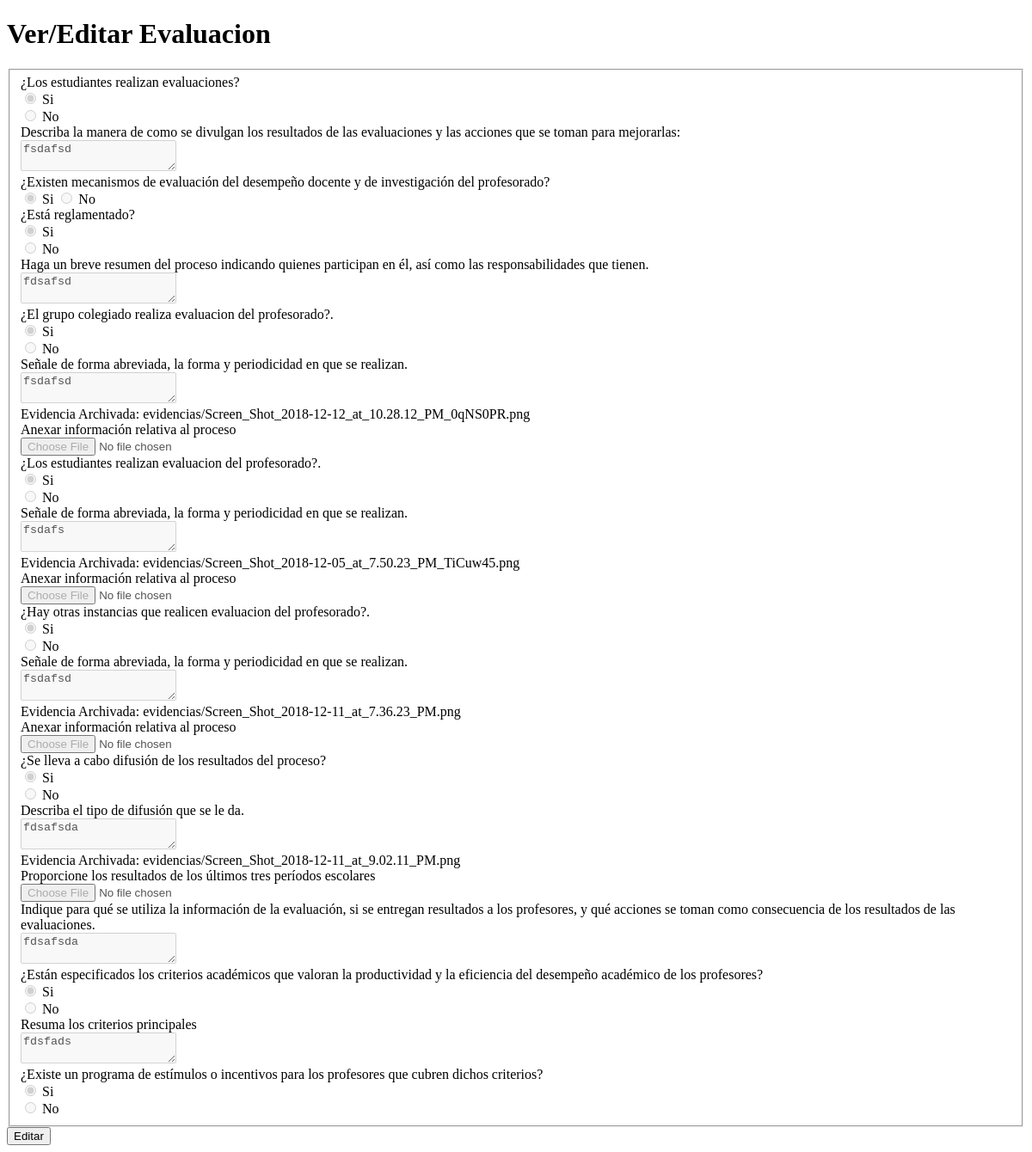
Page /evaluacion/VerEditar on the earlier database version.
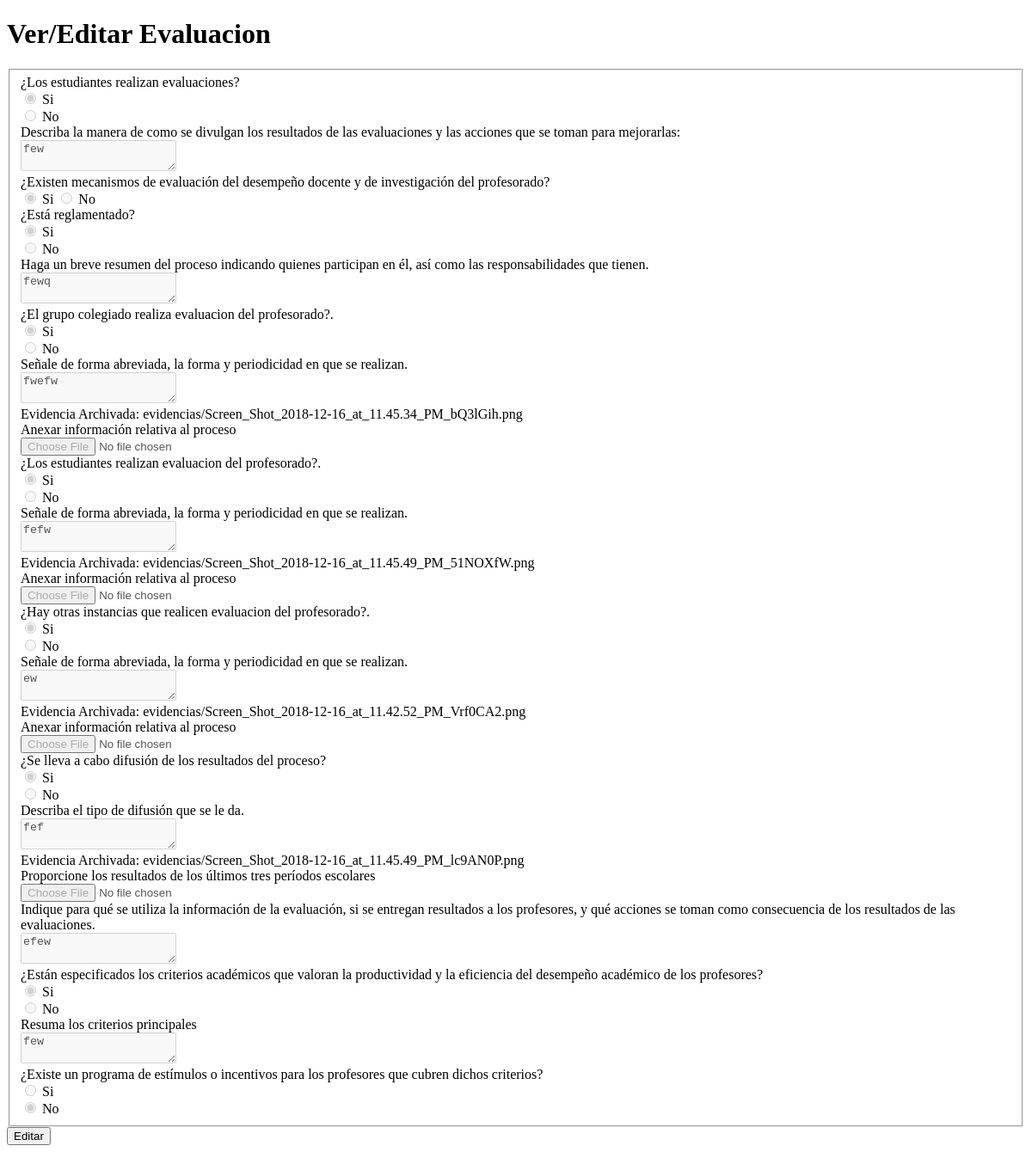
Same page on the later database version.
### gestion_evaluacion/models.py (models this page shows)
class Evaluacion(models.Model):
    Hay_evaluacion_estudiantes = models.BooleanField(default=False)
    Descripcion_evaluacion_estudiantes = models.TextField(default="", blank=True, null=True)
    Hay_mecanismos_evaluacion = models.BooleanField(default=False)
    Esta_reglamentado_mecanismos = models.BooleanField(default=False)
    Descripcion_mecanismos = models.TextField(default="", blank=True, null=True)
    Grupo_colegiado = models.BooleanField(default=False)
    Descripcion_gruposColegiados = models.TextField(default="", blank=True, null=True)
    Evidencia_grupoColegiados = models.FileField(upload_to="evidencias/", null=True, blank=True)
    Estudiantes = models.BooleanField(default=False)
    Descripcion_estudiantes = models.TextField(default="", blank=True, null=True)
    Evidencia_estudiante = models.FileField(upload_to="evidencias/", null=True, blank=True)
    Otras_instancias = models.BooleanField(default=False)
    Descripcion_instancias = models.TextField(default="", blank=True, null=True)
    Evidencia_instancias = models.FileField(upload_to="evidencias/", null=True, blank=True)
    Hay_difusion = models.BooleanField(default=False)
    Tipo_difusion = models.TextField(default="", blank=True, null=True)
    Resultados_periodos = models.FileField(upload_to="evidencias/", null=True, blank=True)
    Descripcion_entrega = models.TextField(default="", blank=True, null=True)
    Hay_criterios = models.BooleanField(default=False)
    Criterios_principales = models.TextField(default="", blank=True, null=True)
    Hay_programa_estimulos = models.BooleanField(default=False)
    DescripcionDifusion = models.TextField(default="", blank=True, null=True)

### gestion_evaluacion/views.py (the view, shortened to what this page needs)
# urls.py: path('VerEditar', EvaluacionViewUpdate.as_view(), name='VerEditar'),
class EvaluacionViewUpdate(TemplateView):
    template_name = 'evaluacion/EvaluacionVerEditar.html'
    def get(self, request, **kwargs):
        form = EvaluacionForm(request.POST)
        evaluacion = Evaluacion.objects.all().first()
        return render(request, self.template_name, {'form': form, 'evaluacion':evaluacion})

### gestion_evaluacion/forms.py
class EvaluacionForm(forms.ModelForm):
    class Meta:
        model = Evaluacion
        exclude = ['Evaluacion_id']

### gestion_evaluacion/templates/evaluacion/EvaluacionVerEditar.html (shortened to what the changed rows need)
<!DOCTYPE html>
<html lang="en">
<head>
</head>
<body>
    <h1>Ver/Editar Evaluacion</h1>
    <form action="Agregar" method="post" id ="evaluacion" enctype="multipart/form-data">
        <fieldset disabled id="fieldsetForm">
            <label>¿Los estudiantes realizan evaluaciones?</label><br>
            {% if evaluacion.Hay_evaluacion_estudiantes %}
                <input type="radio" name="{{form.Hay_evaluacion_estudiantes.name}}" value="true" required="true" checked="true"> Si<br>
                <input type="radio" name="{{form.Hay_evaluacion_estudiantes.name}}" value="false" required="true"> No<br>
            {% else %}
                <input type="radio" name="{{form.Hay_evaluacion_estudiantes.name}}" value="true"  required="true"> Si<br>
                <input type="radio" name="{{form.Hay_evaluacion_estudiantes.name}}" value="false" required="true" checked="true"> No<br>
            {% endif %}
            <label>Describa la manera de como se divulgan los resultados de las evaluaciones y las acciones que se toman para mejorarlas:</label><br>
            <textarea name="Descripcion_evaluacion_estudiantes" form="evaluacion">{{evaluacion.Descripcion_evaluacion_estudiantes}}</textarea><br>
            <label>¿Existen mecanismos de evaluación del desempeño docente y de investigación del profesorado?</label><br>
            {% if evaluacion.Hay_mecanismos_evaluacion %}
                <input type="radio" name="{{form.Hay_mecanismos_evaluacion.name}}" value="true" required="true" checked="true"> Si
                <input type="radio" name="{{form.Hay_mecanismos_evaluacion.name}}" value="false" required="true"> No<br>
            {% else %}
                <input type="radio" name="{{form.Hay_mecanismos_evaluacion.name}}" value="true"  required="true"> Si<br>
                <input type="radio" name="{{form.Hay_mecanismos_evaluacion.name}}" value="false" required="true" checked="true"> No<br>
            {% endif %}
            <label>¿Está reglamentado?<label> <br>
            {% if evaluacion.Esta_reglamentado_mecanismos %}
                <input type="radio" name="{{form.Esta_reglamentado_mecanismos.name}}" value="true" required="true" checked="true"> Si<br>
                <input type="radio" name="{{form.Esta_reglamentado_mecanismos.name}}" value="false" required="true"> No<br>
            {% else %}
                <input type="radio" name="{{form.Esta_reglamentado_mecanismos.name}}" value="true"  required="true"> Si<br>
                <input type="radio" name="{{form.Esta_reglamentado_mecanismos.name}}" value="false" required="true" checked="true"> No<br>
            {% endif %}
             <label>Haga un breve resumen del proceso indicando quienes participan en él, así como las responsabilidades que tienen.</label><br>
             <textarea name="Descripcion_mecanismos" form="evaluacion">{{evaluacion.Descripcion_mecanismos}}</textarea><br>
             <label>¿El grupo colegiado realiza evaluacion del profesorado?.</label><br>
             {% if evaluacion.Grupo_colegiado %}
                <input type="radio" name="{{form.Grupo_colegiado.name}}" value="true" required="true" checked="true"> Si<br>
                <input type="radio" name="{{form.Grupo_colegiado.name}}" value="false" required="true"> No<br>
            {% else %}
                <input type="radio" name="{{form.Grupo_colegiado.name}}" value="true"  required="true"> Si<br>
                <input type="radio" name="{{form.Grupo_colegiado.name}}" value="false" required="true" checked="true"> No<br>
            {% endif %}
             <label>Señale de forma abreviada, la forma y periodicidad en que se realizan.</label><br>
             <textarea name="Descripcion_gruposColegiados" form="evaluacion">{{evaluacion.Descripcion_gruposColegiados}}</textarea><br>
            {% if evaluacion.Evidencia_grupoColegiados.name %}
                    <output id="fileOut">Evidencia Archivada: {{evaluacion.Evidencia_grupoColegiados}}</output>
                {% else %}
                    <output id="fileOut">Evidencia Archivada: Ninguna.</output>
             {% endif %}
             <div id="ifYes" >
                 <label>Anexar información relativa al proceso</label><br>
                 <input type="file" name="Evidencia_grupoColegiados" accept="image/*,.pdf " id="file">
             </div>
             <label>¿Los estudiantes realizan evaluacion del profesorado?.</label><br>
             {% if evaluacion.Estudiantes %}
                <input type="radio" name="{{form.Estudiantes.name}}" value="true" required="true" checked="true"> Si<br>
                <input type="radio" name="{{form.Estudiantes.name}}" value="false" required="true"> No<br>
            {% else %}
                <input type="radio" name="{{form.Estudiantes.name}}" value="true"  required="true"> Si<br>
                <input type="radio" name="{{form.Estudiantes.name}}" value="false" required="true" checked="true"> No<br>
            {% endif %}
             <label>Señale de forma abreviada, la forma y periodicidad en que se realizan.</label><br>
             <textarea name="Descripcion_estudiantes" form="evaluacion">{{evaluacion.Descripcion_estudiantes}}</textarea><br>
            {% if evaluacion.Evidencia_estudiante.name %}
                    <output id="fileOut">Evidencia Archivada: {{evaluacion.Evidencia_estudiante}}</output>
                {% else %}
                    <output id="fileOut">Evidencia Archivada: Ninguna.</output>
             {% endif %}
             <div id="ifYes2" >
                 <label>Anexar información relativa al proceso</label><br>
                 <input type="file" name="Evidencia_estudiante" accept="image/*,.pdf " id="file">
             </div>
             <label>¿Hay otras instancias que realicen evaluacion del profesorado?.</label><br>
             {% if evaluacion.Otras_instancias %}
                <input type="radio" name="{{form.Otras_instancias.name}}" value="true" required="true" checked="true"> Si<br>
                <input type="radio" name="{{form.Otras_instancias.name}}" value="false" required="true"> No<br>
            {% else %}
                <input type="radio" name="{{form.Otras_instancias.name}}" value="true"  required="true"> Si<br>
                <input type="radio" name="{{form.Otras_instancias.name}}" value="false" required="true" checked="true"> No<br>
            {% endif %}
             <label>Señale de forma abreviada, la forma y periodicidad en que se realizan.</label><br>
             <textarea name="Descripcion_instancias" form="evaluacion">{{evaluacion.Descripcion_instancias}}</textarea><br>
            {% if evaluacion.Evidencia_instancias.name %}
                    <output id="fileOut">Evidencia Archivada: {{evaluacion.Evidencia_instancias}}</output>
                {% else %}
                    <output id="fileOut">Evidencia Archivada: Ninguna.</output>
             {% endif %}
             <div id="ifYes3" >
                 <label>Anexar información relativa al proceso</label><br>
                 <input type="file" name="Evidencia_instancias" accept="image/*,.pdf " id="file">
             </div>
             <label>¿Se lleva a cabo difusión de los resultados del proceso?</label><br>
             {% if evaluacion.Hay_difusion %}
                <input type="radio" name="{{form.Hay_difusion.name}}" value="true" required="true" checked="true"> Si<br>
                <input type="radio" name="{{form.Hay_difusion.name}}" value="false" required="true"> No<br>
            {% else %}
                <input type="radio" name="{{form.Hay_difusion.name}}" value="true"  required="true"> Si<br>
                <input type="radio" name="{{form.Hay_difusion.name}}" value="false" required="true" checked="true"> No<br>
            {% endif %}
             <label>Describa el tipo de difusión que se le da.</label><br>
             <textarea name="Tipo_difusion" form="evaluacion">{{evaluacion.Tipo_difusion}}</textarea><br>
            {% if evaluacion.Resultados_periodos.name %}
                    <output id="fileOut">Evidencia Archivada: {{evaluacion.Resultados_periodos}}</output>
                {% else %}
                    <output id="fileOut">Evidencia Archivada: Ninguna.</output>
             {% endif %}
             <div id="ifYes4" >
                 <label>Proporcione los resultados de los últimos tres períodos escolares </label><br>
                 <input type="file" name="Resultados_periodos" accept="image/*,.pdf " id="file">
             </div>
             <label>Indique para qué se utiliza la información de la evaluación, si se entregan resultados a los profesores, y qué acciones se toman como consecuencia de los resultados de las evaluaciones.</label><br>
             <textarea name="Descripcion_entrega" form="evaluacion">{{evaluacion.Descripcion_entrega}}</textarea><br>
                 <label>¿Están especificados los criterios académicos que valoran la productividad y la eficiencia del desempeño académico de los profesores?</label><br>
            {% if evaluacion.Hay_criterios %}
                <input type="radio" name="{{form.Hay_criterios.name}}" value="true" required="true" checked="true"> Si<br>
                <input type="radio" name="{{form.Hay_criterios.name}}" value="false" required="true"> No<br>
            {% else %}
                <input type="radio" name="{{form.Hay_criterios.name}}" value="true"  required="true"> Si<br>
                <input type="radio" name="{{form.Hay_criterios.name}}" value="false" required="true" checked="true"> No<br>
            {% endif %}
             <label>Resuma los criterios principales</label><br>
             <textarea name="Criterios_principales" form="evaluacion">{{evaluacion.Criterios_principales}}</textarea><br>
              <label>¿Existe un programa de estímulos o incentivos para los profesores que cubren dichos criterios?</label><br>
             {% if evaluacion.Hay_programa_estimulos %}
                <input type="radio" name="{{form.Hay_programa_estimulos.name}}" value="true" required="true" checked="true"> Si<br>
                <input type="radio" name="{{form.Hay_programa_estimulos.name}}" value="false" required="true"> No<br>
            {% else %}
                <input type="radio" name="{{form.Hay_programa_estimulos.name}}" value="true"  required="true"> Si<br>
                <input type="radio" name="{{form.Hay_programa_estimulos.name}}" value="false" required="true" checked="true"> No<br>
            {% endif %}
        </fieldset>
    </form>
</body>
</html>

Differences in the rows shown:
changed Evaluacion: Descripcion_evaluacion_estudiantes "fsdafsd" → "few"; Descripcion_mecanismos "fdsafsd" → "fewq"; Descripcion_gruposColegiados "fsdafsd" → "fwefw"; Evidencia_grupoColegiados "evidencias/Screen_Shot_2018-12-12_at_10.28.12_PM_0qNS0PR.png" → "evidencias/Screen_Shot_2018-12-16_at_11.45.34_PM_bQ3lGih.png"; Descripcion_estudiantes "fsdafs" → "fefw"; Evidencia_estudiante "evidencias/Screen_Shot_2018-12-05_at_7.50.23_PM_TiCuw45.png" → "evidencias/Screen_Shot_2018-12-16_at_11.45.49_PM_51NOXfW.png"; Descripcion_instancias "fsdafsd" → "ew"; Evidencia_instancias "evidencias/Screen_Shot_2018-12-11_at_7.36.23_PM.png" → "evidencias/Screen_Shot_2018-12-16_at_11.42.52_PM_Vrf0CA2.png"; Tipo_difusion "fdsafsda" → "fef"; Resultados_periodos "evidencias/Screen_Shot_2018-12-11_at_9.02.11_PM.png" → "evidencias/Screen_Shot_2018-12-16_at_11.45.49_PM_lc9AN0P.png"; Descripcion_entrega "fdsafsda" → "efew"; Criterios_principales "fdsfads" → "few"
Other differences:
form field Hay_programa_estimulos: (not shown) → "☐"
form field Hay_programa_estimulos: (not shown) → "☑"
form field Hay_programa_estimulos: "☑" → (not shown)
form field Hay_programa_estimulos: "☐" → (not shown)
